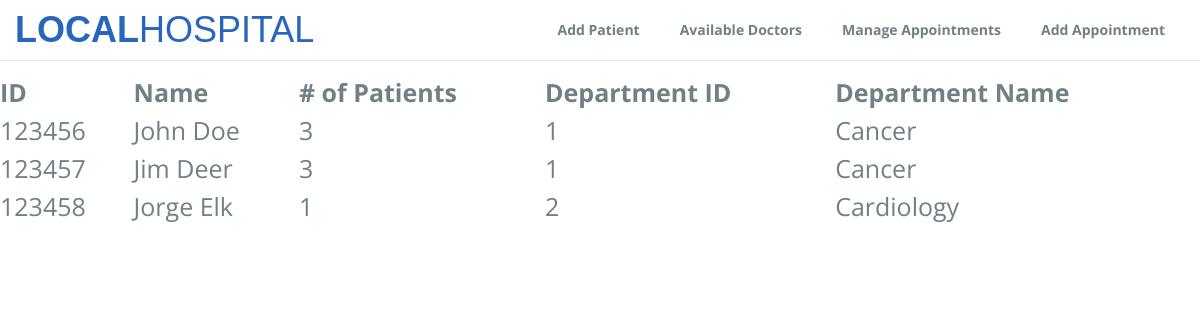
The app's page /availabledoctors.php, older data.
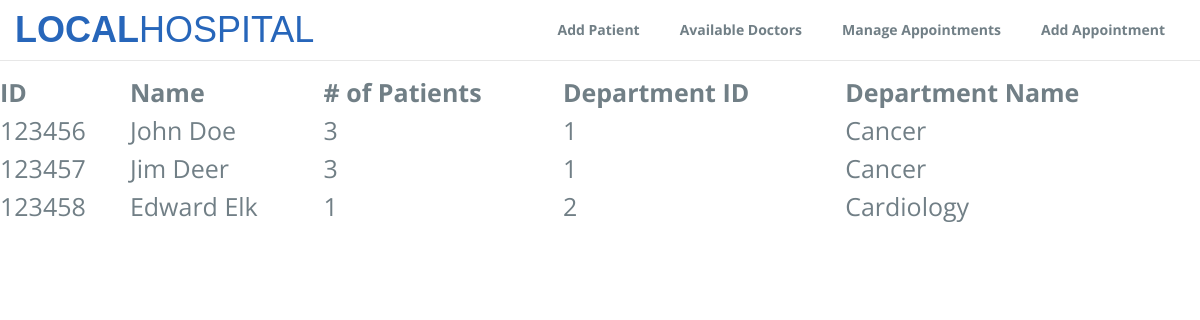
The same page, newer data.
### tables this page shows
CREATE TABLE Doctor(
 DoctorID INT NOT NULL,
 First VARCHAR(30) NOT NULL,
 Last VARCHAR(45) NOT NULL,
 SSN INT(9) NOT NULL UNIQUE,
 Gender VARCHAR(1) NOT NULL,
 DateOfBirth DATE NOT NULL,
 Start_Date Date NOT NULL,
 Patient_ID INT NOT NULL,
 Dept_ID INT NOT NULL,
 PRIMARY KEY (DoctorID));

CREATE TABLE Department(
 DeptID INT NOT NULL,
 Dept_Name VARCHAR(30) NOT NULL UNIQUE,
 Capacity INT NOT NULL,
 PRIMARY KEY (DeptID));

### availabledoctors.php (the view, shortened to what this page needs)
<!DOCTYPE html>
  <link rel="stylesheet" type="text/css" href="css/font-awesome.min.css">
  <link rel="stylesheet" type="text/css" href="css/bootstrap.min.css">
  <link rel="stylesheet" type="text/css" href="css/imagehover.min.css">
  <link rel="stylesheet" type="text/css" href="css/style.css">
</head>
<body>
  <nav class="navbar navbar-default navbar-fixed-top">
    <div class="container">
      <div class="navbar-header">
        <a class="navbar-brand" href="index.php">Local<span>Hospital</span></a>
      </div>
      <div class="collapse navbar-collapse" id="myNavbar">
        <ul class="nav navbar-nav navbar-right">
          <li><a href="addpatient.php">Add Patient</a></li>
          <li><a href="availabledoctors.php">Available Doctors</a></li>
          <li><a href="appointments.php">Manage Appointments</a></li>
		  <li><a href="addappointment.php">Add Appointment</a></li>
        </ul>
      </div>
    </div>
  </nav>
<br>
<br>
<br>
<?php
require 'dbcheck.inc.php';
$sql = "SELECT COUNT(DoctorID), DoctorID, Doctor.First, Doctor.Last, DeptID, Dept_Name FROM Department
    INNER JOIN Doctor
    ON Department.DeptID = Doctor.Dept_ID
    INNER JOIN Patient
    ON Department.DeptID = Patient.Dept_ID
    GROUP BY DoctorID
    HAVING Count(DoctorID) < 5";
$result = $conn->query($sql);
if ($result->num_rows > 0 )
{
    echo "<table>
	<tr>
		<th>ID</th>
		<th>Name</th>
		<th># of Patients</th>
		<th>Department ID</th>
		<th>Department Name</th>
	</tr>";
    while($row = $result->fetch_assoc() )
    {
        echo
          "<tr><td>" . $row["DoctorID"] .
          "</td><td>". $row["First"] ," ". $row["Last"] .
          "</td><td>" . $row["COUNT(DoctorID)"] .
          "</td><td>" . $row["DeptID"] .
          "</td><td>" . $row["Dept_Name"] .
          "</td><tr>";
    }
    echo "</table>";
}
?>

### css/style.css (style rules this page uses)
body { font-size: 15px; line-height: 1.52; color: #717f86; font-size: 16px; font-family: 'Open Sans', sans-serif; font-weight: 400; }
table { border-collapse: collapse; width: 100%; color: #717f86; font-size: 25px; text-align: left; }
.navbar-default .navbar-brand { color:#2766BA; }
.navbar-default { background-color: #ffffff; }
.navbar-default .navbar-nav > li > a { color: #717f86; font-size: 14px; font-weight: 700; }
.navbar-nav > li > a { padding: 0px; margin: 10px 5px; padding: 10px 15px; }
.navbar-default .navbar-brand { font-family: 'Dosis', sans-serif !important; font-weight: 700; text-transform: uppercase; padding: 0px; height: inherit; font-size: 36px; margin: 20px 0px; }
.navbar-default .navbar-brand span { font-weight: 100 !important; }
.navbar { margin-bottom: 0px; }

Row changes from the older to the newer data that the page shows:
changed doctor "Elk": First "Jorge" → "Edward"
